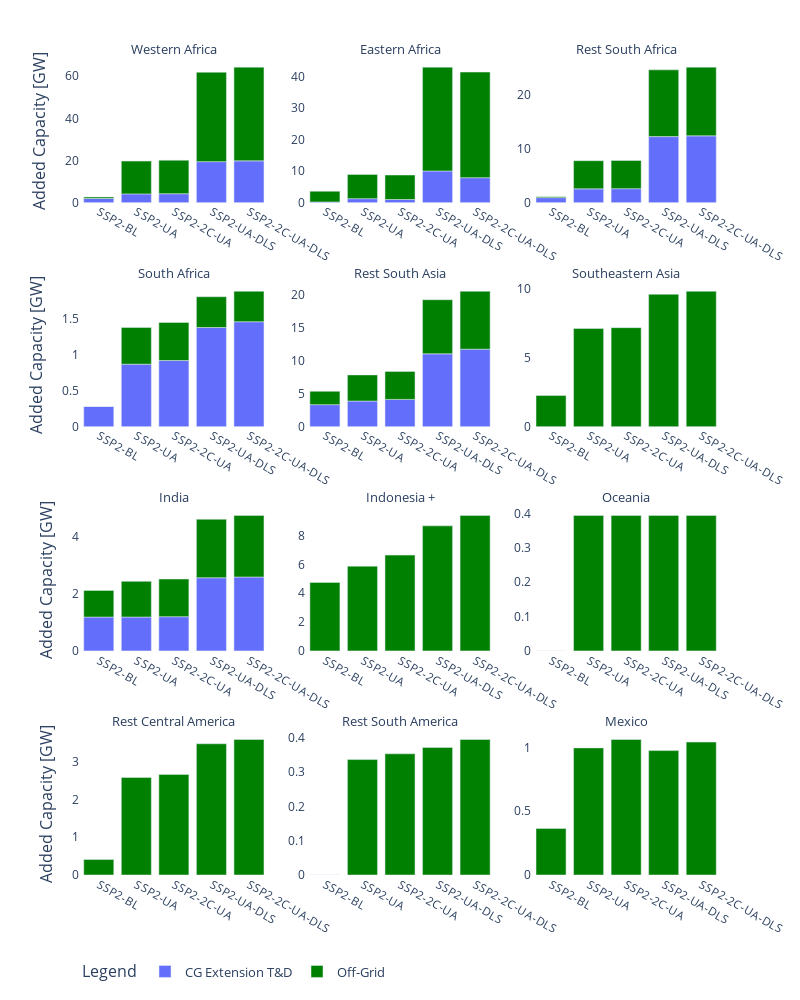

Notebook code cell kept with this figure:
### Code cell
fig = px.bar(df3,x='scenario', y='capacity_GW',  color="techid", facet_col='region', facet_col_wrap=3 , 
             category_orders={"scenario" : [ 'SSP2-BL', 'SSP2-UA', 'SSP2-2C-UA', 'SSP2-UA-DLS' , 'SSP2-2C-UA-DLS'] , 
                              "region": [ 'Western Africa',  'Eastern Africa', 'Rest South Africa', 'South Africa','Rest South Asia', 'Southeastern Asia', 'India','Indonesia +', 'Oceania' ,      'Rest Central America', 'Rest South America','Mexico'],
                              "techid" : ['CG Extension T&D', 'Off-Grid']},
                              color_discrete_sequence=['#636EFA', 'green'],
             labels = {"techid" : "Legend" , 'capacity_GW': 'Added Capacity [GW]', 'region': ' ',  'scenario' : ''},
             facet_row_spacing=0.1, facet_col_spacing=0.06) #'already access',#category_orders={"region": [ 8.0, 9.0,10,26]} )

fig.for_each_annotation(lambda a: a.update(text=a.text.split("=")[-1]))
#fig.for_each_yaxis(lambda yaxis: yaxis.update(showticklabels=True)) 
fig.update_layout(font = dict(size = 13), height = 1000, width = 800,  paper_bgcolor = "white", plot_bgcolor = "rgba(0,0,0,0)", legend=dict(orientation="h", yanchor="top", xanchor="left", )) #, legend=dict(orientation="h", yanchor="bottom", xanchor="left", ))
fig.update_xaxes( showticklabels=True, tickfont =dict(size = 11.5))
fig.update_yaxes( matches=None, showticklabels=True, tickfont =dict(size = 11.5))

### Figure 1 — Plotly figure (JSON) as saved in the notebook; plotly's stock layout.template omitted (floating-point values rounded to 4 significant figures)
{"data": [{"alignmentgroup": "True", "hovertemplate": "Legend=CG Extension T&D<br> =Western Africa<br>=%{x}<br>Added Capacity [GW]=%{y}<extra></extra>", "legendgroup": "CG Extension T&D", "marker": {"color": "#636EFA", "pattern": {"shape": ""}}, "name": "CG Extension T&D", "offsetgroup": "CG Extension T&D", "orientation": "v", "showlegend": true, "textposition": "auto", "type": "bar", "x": ["SSP2-2C-UA-DLS", "SSP2-UA-DLS", "SSP2-2C-UA", "SSP2-UA", "SSP2-BL"], "xaxis": "x10", "y": [19.85, 19.47, 4.238, 4.158, 1.954], "yaxis": "y10"}, {"alignmentgroup": "True", "hovertemplate": "Legend=CG Extension T&D<br> =Eastern Africa<br>=%{x}<br>Added Capacity [GW]=%{y}<extra></extra>", "legendgroup": "CG Extension T&D", "marker": {"color": "#636EFA", "pattern": {"shape": ""}}, "name": "CG Extension T&D", "offsetgroup": "CG Extension T&D", "orientation": "v", "showlegend": false, "textposition": "auto", "type": "bar", "x": ["SSP2-UA-DLS", "SSP2-2C-UA-DLS", "SSP2-UA", "SSP2-2C-UA", "SSP2-BL"], "xaxis": "x11", "y": [10.05, 7.925, 1.257, 0.9911, 0.2011], "yaxis": "y11"}, {"alignmentgroup": "True", "hovertemplate": "Legend=CG Extension T&D<br> =Rest South Africa<br>=%{x}<br>Added Capacity [GW]=%{y}<extra></extra>", "legendgroup": "CG Extension T&D", "marker": {"color": "#636EFA", "pattern": {"shape": ""}}, "name": "CG Extension T&D", "offsetgroup": "CG Extension T&D", "orientation": "v", "showlegend": false, "textposition": "auto", "type": "bar", "x": ["SSP2-2C-UA-DLS", "SSP2-UA-DLS", "SSP2-2C-UA", "SSP2-UA", "SSP2-BL"], "xaxis": "x12", "y": [12.36, 12.22, 2.579, 2.549, 0.9238], "yaxis": "y12"}, {"alignmentgroup": "True", "hovertemplate": "Legend=CG Extension T&D<br> =South Africa<br>=%{x}<br>Added Capacity [GW]=%{y}<extra></extra>", "legendgroup": "CG Extension T&D", "marker": {"color": "#636EFA", "pattern": {"shape": ""}}, "name": "CG Extension T&D", "offsetgroup": "CG Extension T&D", "orientation": "v", "showlegend": false, "textposition": "auto", "type": "bar", "x": ["SSP2-2C-UA-DLS", "SSP2-UA-DLS", "SSP2-2C-UA", "SSP2-UA", "SSP2-BL"], "xaxis": "x7", "y": [1.464, 1.383, 0.9231, 0.8724, 0.2827], "yaxis": "y7"}, {"alignmentgroup": "True", "hovertemplate": "Legend=CG Extension T&D<br> =Rest South Asia<br>=%{x}<br>Added Capacity [GW]=%{y}<extra></extra>", "legendgroup": "CG Extension T&D", "marker": {"color": "#636EFA", "pattern": {"shape": ""}}, "name": "CG Extension T&D", "offsetgroup": "CG Extension T&D", "orientation": "v", "showlegend": false, "textposition": "auto", "type": "bar", "x": ["SSP2-2C-UA-DLS", "SSP2-UA-DLS", "SSP2-2C-UA", "SSP2-UA", "SSP2-BL"], "xaxis": "x8", "y": [11.78, 11.07, 4.149, 3.899, 3.357], "yaxis": "y8"}, {"alignmentgroup": "True", "hovertemplate": "Legend=CG Extension T&D<br> =Southeastern Asia<br>=%{x}<br>Added Capacity [GW]=%{y}<extra></extra>", "legendgroup": "CG Extension T&D", "marker": {"color": "#636EFA", "pattern": {"shape": ""}}, "name": "CG Extension T&D", "offsetgroup": "CG Extension T&D", "orientation": "v", "showlegend": false, "textposition": "auto", "type": "bar", "x": ["SSP2-2C-UA", "SSP2-2C-UA-DLS", "SSP2-BL", "SSP2-UA", "SSP2-UA-DLS"], "xaxis": "x9", "y": [0, 0, 0, 0, 0], "yaxis": "y9"}, {"alignmentgroup": "True", "hovertemplate": "Legend=CG Extension T&D<br> =India<br>=%{x}<br>Added Capacity [GW]=%{y}<extra></extra>", "legendgroup": "CG Extension T&D", "marker": {"color": "#636EFA", "pattern": {"shape": ""}}, "name": "CG Extension T&D", "offsetgroup": "CG Extension T&D", "orientation": "v", "showlegend": false, "textposition": "auto", "type": "bar", "x": ["SSP2-2C-UA-DLS", "SSP2-UA-DLS", "SSP2-2C-UA", "SSP2-UA", "SSP2-BL"], "xaxis": "x4", "y": [2.59, 2.563, 1.199, 1.186, 1.186], "yaxis": "y4"}, {"alignmentgroup": "True", "hovertemplate": "Legend=CG Extension T&D<br> =Indonesia +<br>=%{x}<br>Added Capacity [GW]=%{y}<extra></extra>", "legendgroup": "CG Extension T&D", "marker": {"color": "#636EFA", "pattern": {"shape": ""}}, "name": "CG Extension T&D", "offsetgroup": "CG Extension T&D", "orientation": "v", "showlegend": false, "textposition": "auto", "type": "bar", "x": ["SSP2-2C-UA", "SSP2-2C-UA-DLS", "SSP2-UA-DLS", "SSP2-UA", "SSP2-BL"], "xaxis": "x5", "y": [0, 0, 0, 0, 0], "yaxis": "y5"}, {"alignmentgroup": "True", "hovertemplate": "Legend=CG Extension T&D<br> =Oceania<br>=%{x}<br>Added Capacity [GW]=%{y}<extra></extra>", "legendgroup": "CG Extension T&D", "marker": {"color": "#636EFA", "pattern": {"shape": ""}}, "name": "CG Extension T&D", "offsetgroup": "CG Extension T&D", "orientation": "v", "showlegend": false, "textposition": "auto", "type": "bar", "x": ["SSP2-2C-UA", "SSP2-2C-UA-DLS", "SSP2-BL", "SSP2-UA", "SSP2-UA-DLS"], "xaxis": "x6", "y": [0, 0, 0, 0, 0], "yaxis": "y6"}, {"alignmentgroup": "True", "hovertemplate": "Legend=CG Extension T&D<br> =Rest Central America<br>=%{x}<br>Added Capacity [GW]=%{y}<extra></extra>", "legendgroup": "CG Extension T&D", "marker": {"color": "#636EFA", "pattern": {"shape": ""}}, "name": "CG Extension T&D", "offsetgroup": "CG Extension T&D", "orientation": "v", "showlegend": false, "textposition": "auto", "type": "bar", "x": ["SSP2-2C-UA", "SSP2-2C-UA-DLS", "SSP2-BL", "SSP2-UA", "SSP2-UA-DLS"], "xaxis": "x", "y": [0, 0, 0, 0, 0], "yaxis": "y"}, {"alignmentgroup": "True", "hovertemplate": "Legend=CG Extension T&D<br> =Rest South America<br>=%{x}<br>Added Capacity [GW]=%{y}<extra></extra>", "legendgroup": "CG Extension T&D", "marker": {"color": "#636EFA", "pattern": {"shape": ""}}, "name": "CG Extension T&D", "offsetgroup": "CG Extension T&D", "orientation": "v", "showlegend": false, "textposition": "auto", "type": "bar", "x": ["SSP2-UA-DLS", "SSP2-UA", "SSP2-2C-UA", "SSP2-2C-UA-DLS", "SSP2-BL"], "xaxis": "x2", "y": [0, 0, 0, 0, 0], "yaxis": "y2"}, {"alignmentgroup": "True", "hovertemplate": "Legend=CG Extension T&D<br> =Mexico<br>=%{x}<br>Added Capacity [GW]=%{y}<extra></extra>", "legendgroup": "CG Extension T&D", "marker": {"color": "#636EFA", "pattern": {"shape": ""}}, "name": "CG Extension T&D", "offsetgroup": "CG Extension T&D", "orientation": "v", "showlegend": false, "textposition": "auto", "type": "bar", "x": ["SSP2-2C-UA", "SSP2-BL", "SSP2-UA", "SSP2-UA-DLS", "SSP2-2C-UA-DLS"], "xaxis": "x3", "y": [0, 0, 0, 0, 0], "yaxis": "y3"}, {"alignmentgroup": "True", "hovertemplate": "Legend=Off-Grid<br> =Western Africa<br>=%{x}<br>Added Capacity [GW]=%{y}<extra></extra>", "legendgroup": "Off-Grid", "marker": {"color": "green", "pattern": {"shape": ""}}, "name": "Off-Grid", "offsetgroup": "Off-Grid", "orientation": "v", "showlegend": true, "textposition": "auto", "type": "bar", "x": ["SSP2-2C-UA-DLS", "SSP2-UA-DLS", "SSP2-2C-UA", "SSP2-UA", "SSP2-BL"], "xaxis": "x10", "y": [44.57, 42.5, 15.93, 15.59, 0.7103], "yaxis": "y10"}, {"alignmentgroup": "True", "hovertemplate": "Legend=Off-Grid<br> =Eastern Africa<br>=%{x}<br>Added Capacity [GW]=%{y}<extra></extra>", "legendgroup": "Off-Grid", "marker": {"color": "green", "pattern": {"shape": ""}}, "name": "Off-Grid", "offsetgroup": "Off-Grid", "orientation": "v", "showlegend": false, "textposition": "auto", "type": "bar", "x": ["SSP2-2C-UA-DLS", "SSP2-UA-DLS", "SSP2-2C-UA", "SSP2-UA", "SSP2-BL"], "xaxis": "x11", "y": [33.55, 32.99, 7.786, 7.686, 3.422], "yaxis": "y11"}, {"alignmentgroup": "True", "hovertemplate": "Legend=Off-Grid<br> =Rest South Africa<br>=%{x}<br>Added Capacity [GW]=%{y}<extra></extra>", "legendgroup": "Off-Grid", "marker": {"color": "green", "pattern": {"shape": ""}}, "name": "Off-Grid", "offsetgroup": "Off-Grid", "orientation": "v", "showlegend": false, "textposition": "auto", "type": "bar", "x": ["SSP2-2C-UA-DLS", "SSP2-UA-DLS", "SSP2-2C-UA", "SSP2-UA", "SSP2-BL"], "xaxis": "x12", "y": [12.71, 12.35, 5.225, 5.212, 0.1815], "yaxis": "y12"}, {"alignmentgroup": "True", "hovertemplate": "Legend=Off-Grid<br> =South Africa<br>=%{x}<br>Added Capacity [GW]=%{y}<extra></extra>", "legendgroup": "Off-Grid", "marker": {"color": "green", "pattern": {"shape": ""}}, "name": "Off-Grid", "offsetgroup": "Off-Grid", "orientation": "v", "showlegend": false, "textposition": "auto", "type": "bar", "x": ["SSP2-2C-UA", "SSP2-UA", "SSP2-UA-DLS", "SSP2-2C-UA-DLS", "SSP2-BL"], "xaxis": "x7", "y": [0.5308, 0.5119, 0.4287, 0.4249, 5.278e-07], "yaxis": "y7"}, {"alignmentgroup": "True", "hovertemplate": "Legend=Off-Grid<br> =Rest South Asia<br>=%{x}<br>Added Capacity [GW]=%{y}<extra></extra>", "legendgroup": "Off-Grid", "marker": {"color": "green", "pattern": {"shape": ""}}, "name": "Off-Grid", "offsetgroup": "Off-Grid", "orientation": "v", "showlegend": false, "textposition": "auto", "type": "bar", "x": ["SSP2-2C-UA-DLS", "SSP2-UA-DLS", "SSP2-2C-UA", "SSP2-UA", "SSP2-BL"], "xaxis": "x8", "y": [8.785, 8.208, 4.25, 3.967, 2.021], "yaxis": "y8"}, {"alignmentgroup": "True", "hovertemplate": "Legend=Off-Grid<br> =Southeastern Asia<br>=%{x}<br>Added Capacity [GW]=%{y}<extra></extra>", "legendgroup": "Off-Grid", "marker": {"color": "green", "pattern": {"shape": ""}}, "name": "Off-Grid", "offsetgroup": "Off-Grid", "orientation": "v", "showlegend": false, "textposition": "auto", "type": "bar", "x": ["SSP2-2C-UA-DLS", "SSP2-UA-DLS", "SSP2-2C-UA", "SSP2-UA", "SSP2-BL"], "xaxis": "x9", "y": [9.833, 9.613, 7.192, 7.133, 2.265], "yaxis": "y9"}, {"alignmentgroup": "True", "hovertemplate": "Legend=Off-Grid<br> =India<br>=%{x}<br>Added Capacity [GW]=%{y}<extra></extra>", "legendgroup": "Off-Grid", "marker": {"color": "green", "pattern": {"shape": ""}}, "name": "Off-Grid", "offsetgroup": "Off-Grid", "orientation": "v", "showlegend": false, "textposition": "auto", "type": "bar", "x": ["SSP2-2C-UA-DLS", "SSP2-UA-DLS", "SSP2-2C-UA", "SSP2-UA", "SSP2-BL"], "xaxis": "x4", "y": [2.161, 2.052, 1.32, 1.251, 0.9342], "yaxis": "y4"}, {"alignmentgroup": "True", "hovertemplate": "Legend=Off-Grid<br> =Indonesia +<br>=%{x}<br>Added Capacity [GW]=%{y}<extra></extra>", "legendgroup": "Off-Grid", "marker": {"color": "green", "pattern": {"shape": ""}}, "name": "Off-Grid", "offsetgroup": "Off-Grid", "orientation": "v", "showlegend": false, "textposition": "auto", "type": "bar", "x": ["SSP2-2C-UA-DLS", "SSP2-UA-DLS", "SSP2-2C-UA", "SSP2-UA", "SSP2-BL"], "xaxis": "x5", "y": [9.418, 8.69, 6.657, 5.89, 4.759], "yaxis": "y5"}, {"alignmentgroup": "True", "hovertemplate": "Legend=Off-Grid<br> =Oceania<br>=%{x}<br>Added Capacity [GW]=%{y}<extra></extra>", "legendgroup": "Off-Grid", "marker": {"color": "green", "pattern": {"shape": ""}}, "name": "Off-Grid", "offsetgroup": "Off-Grid", "orientation": "v", "showlegend": false, "textposition": "auto", "type": "bar", "x": ["SSP2-UA", "SSP2-2C-UA", "SSP2-UA-DLS", "SSP2-2C-UA-DLS"], "xaxis": "x6", "y": [0.3961, 0.3961, 0.396, 0.396], "yaxis": "y6"}, {"alignmentgroup": "True", "hovertemplate": "Legend=Off-Grid<br> =Rest Central America<br>=%{x}<br>Added Capacity [GW]=%{y}<extra></extra>", "legendgroup": "Off-Grid", "marker": {"color": "green", "pattern": {"shape": ""}}, "name": "Off-Grid", "offsetgroup": "Off-Grid", "orientation": "v", "showlegend": false, "textposition": "auto", "type": "bar", "x": ["SSP2-2C-UA-DLS", "SSP2-UA-DLS", "SSP2-2C-UA", "SSP2-UA", "SSP2-BL"], "xaxis": "x", "y": [3.599, 3.486, 2.673, 2.591, 0.4125], "yaxis": "y"}, {"alignmentgroup": "True", "hovertemplate": "Legend=Off-Grid<br> =Rest South America<br>=%{x}<br>Added Capacity [GW]=%{y}<extra></extra>", "legendgroup": "Off-Grid", "marker": {"color": "green", "pattern": {"shape": ""}}, "name": "Off-Grid", "offsetgroup": "Off-Grid", "orientation": "v", "showlegend": false, "textposition": "auto", "type": "bar", "x": ["SSP2-2C-UA-DLS", "SSP2-UA-DLS", "SSP2-2C-UA", "SSP2-UA", "SSP2-BL"], "xaxis": "x2", "y": [0.3962, 0.373, 0.3543, 0.3375, 8.404e-05], "yaxis": "y2"}, {"alignmentgroup": "True", "hovertemplate": "Legend=Off-Grid<br> =Mexico<br>=%{x}<br>Added Capacity [GW]=%{y}<extra></extra>", "legendgroup": "Off-Grid", "marker": {"color": "green", "pattern": {"shape": ""}}, "name": "Off-Grid", "offsetgroup": "Off-Grid", "orientation": "v", "showlegend": false, "textposition": "auto", "type": "bar", "x": ["SSP2-2C-UA", "SSP2-2C-UA-DLS", "SSP2-UA", "SSP2-UA-DLS", "SSP2-BL"], "xaxis": "x3", "y": [1.063, 1.042, 0.9969, 0.9755, 0.3651], "yaxis": "y3"}], "layout": {"annotations": [{"font": {}, "showarrow": false, "text": "Rest Central America", "x": 0.1467, "xanchor": "center", "xref": "paper", "y": 0.175, "yanchor": "bottom", "yref": "paper"}, {"font": {}, "showarrow": false, "text": "Rest South America", "x": 0.5, "xanchor": "center", "xref": "paper", "y": 0.175, "yanchor": "bottom", "yref": "paper"}, {"font": {}, "showarrow": false, "text": "Mexico", "x": 0.8533, "xanchor": "center", "xref": "paper", "y": 0.175, "yanchor": "bottom", "yref": "paper"}, {"font": {}, "showarrow": false, "text": "India", "x": 0.1467, "xanchor": "center", "xref": "paper", "y": 0.45, "yanchor": "bottom", "yref": "paper"}, {"font": {}, "showarrow": false, "text": "Indonesia +", "x": 0.5, "xanchor": "center", "xref": "paper", "y": 0.45, "yanchor": "bottom", "yref": "paper"}, {"font": {}, "showarrow": false, "text": "Oceania", "x": 0.8533, "xanchor": "center", "xref": "paper", "y": 0.45, "yanchor": "bottom", "yref": "paper"}, {"font": {}, "showarrow": false, "text": "South Africa", "x": 0.1467, "xanchor": "center", "xref": "paper", "y": 0.725, "yanchor": "bottom", "yref": "paper"}, {"font": {}, "showarrow": false, "text": "Rest South Asia", "x": 0.5, "xanchor": "center", "xref": "paper", "y": 0.725, "yanchor": "bottom", "yref": "paper"}, {"font": {}, "showarrow": false, "text": "Southeastern Asia", "x": 0.8533, "xanchor": "center", "xref": "paper", "y": 0.725, "yanchor": "bottom", "yref": "paper"}, {"font": {}, "showarrow": false, "text": "Western Africa", "x": 0.1467, "xanchor": "center", "xref": "paper", "y": 1, "yanchor": "bottom", "yref": "paper"}, {"font": {}, "showarrow": false, "text": "Eastern Africa", "x": 0.5, "xanchor": "center", "xref": "paper", "y": 1, "yanchor": "bottom", "yref": "paper"}, {"font": {}, "showarrow": false, "text": "Rest South Africa", "x": 0.8533, "xanchor": "center", "xref": "paper", "y": 1, "yanchor": "bottom", "yref": "paper"}], "barmode": "relative", "font": {"size": 13}, "height": 1000, "legend": {"orientation": "h", "title": {"text": "Legend"}, "tracegroupgap": 0, "xanchor": "left", "yanchor": "top"}, "margin": {"t": 60}, "paper_bgcolor": "white", "plot_bgcolor": "rgba(0,0,0,0)", "width": 800, "xaxis": {"anchor": "y", "categoryarray": ["SSP2-BL", "SSP2-UA", "SSP2-2C-UA", "SSP2-UA-DLS", "SSP2-2C-UA-DLS"], "categoryorder": "array", "domain": [0, 0.2933], "showticklabels": true, "tickfont": {"size": 11.5}, "title": {"text": ""}}, "xaxis10": {"anchor": "y10", "domain": [0, 0.2933], "matches": "x", "showticklabels": true, "tickfont": {"size": 11.5}}, "xaxis11": {"anchor": "y11", "domain": [0.3533, 0.6467], "matches": "x", "showticklabels": true, "tickfont": {"size": 11.5}}, "xaxis12": {"anchor": "y12", "domain": [0.7067, 1], "matches": "x", "showticklabels": true, "tickfont": {"size": 11.5}}, "xaxis2": {"anchor": "y2", "categoryarray": ["SSP2-BL", "SSP2-UA", "SSP2-2C-UA", "SSP2-UA-DLS", "SSP2-2C-UA-DLS"], "categoryorder": "array", "domain": [0.3533, 0.6467], "matches": "x", "showticklabels": true, "tickfont": {"size": 11.5}, "title": {"text": ""}}, "xaxis3": {"anchor": "y3", "categoryarray": ["SSP2-BL", "SSP2-UA", "SSP2-2C-UA", "SSP2-UA-DLS", "SSP2-2C-UA-DLS"], "categoryorder": "array", "domain": [0.7067, 1], "matches": "x", "showticklabels": true, "tickfont": {"size": 11.5}, "title": {"text": ""}}, "xaxis4": {"anchor": "y4", "domain": [0, 0.2933], "matches": "x", "showticklabels": true, "tickfont": {"size": 11.5}}, "xaxis5": {"anchor": "y5", "domain": [0.3533, 0.6467], "matches": "x", "showticklabels": true, "tickfont": {"size": 11.5}}, "xaxis6": {"anchor": "y6", "domain": [0.7067, 1], "matches": "x", "showticklabels": true, "tickfont": {"size": 11.5}}, "xaxis7": {"anchor": "y7", "domain": [0, 0.2933], "matches": "x", "showticklabels": true, "tickfont": {"size": 11.5}}, "xaxis8": {"anchor": "y8", "domain": [0.3533, 0.6467], "matches": "x", "showticklabels": true, "tickfont": {"size": 11.5}}, "xaxis9": {"anchor": "y9", "domain": [0.7067, 1], "matches": "x", "showticklabels": true, "tickfont": {"size": 11.5}}, "yaxis": {"anchor": "x", "domain": [0, 0.175], "showticklabels": true, "tickfont": {"size": 11.5}, "title": {"text": "Added Capacity [GW]"}}, "yaxis10": {"anchor": "x10", "domain": [0.825, 1], "showticklabels": true, "tickfont": {"size": 11.5}, "title": {"text": "Added Capacity [GW]"}}, "yaxis11": {"anchor": "x11", "domain": [0.825, 1], "showticklabels": true, "tickfont": {"size": 11.5}}, "yaxis12": {"anchor": "x12", "domain": [0.825, 1], "showticklabels": true, "tickfont": {"size": 11.5}}, "yaxis2": {"anchor": "x2", "domain": [0, 0.175], "showticklabels": true, "tickfont": {"size": 11.5}}, "yaxis3": {"anchor": "x3", "domain": [0, 0.175], "showticklabels": true, "tickfont": {"size": 11.5}}, "yaxis4": {"anchor": "x4", "domain": [0.275, 0.45], "showticklabels": true, "tickfont": {"size": 11.5}, "title": {"text": "Added Capacity [GW]"}}, "yaxis5": {"anchor": "x5", "domain": [0.275, 0.45], "showticklabels": true, "tickfont": {"size": 11.5}}, "yaxis6": {"anchor": "x6", "domain": [0.275, 0.45], "showticklabels": true, "tickfont": {"size": 11.5}}, "yaxis7": {"anchor": "x7", "domain": [0.55, 0.725], "showticklabels": true, "tickfont": {"size": 11.5}, "title": {"text": "Added Capacity [GW]"}}, "yaxis8": {"anchor": "x8", "domain": [0.55, 0.725], "showticklabels": true, "tickfont": {"size": 11.5}}, "yaxis9": {"anchor": "x9", "domain": [0.55, 0.725], "showticklabels": true, "tickfont": {"size": 11.5}}}}
